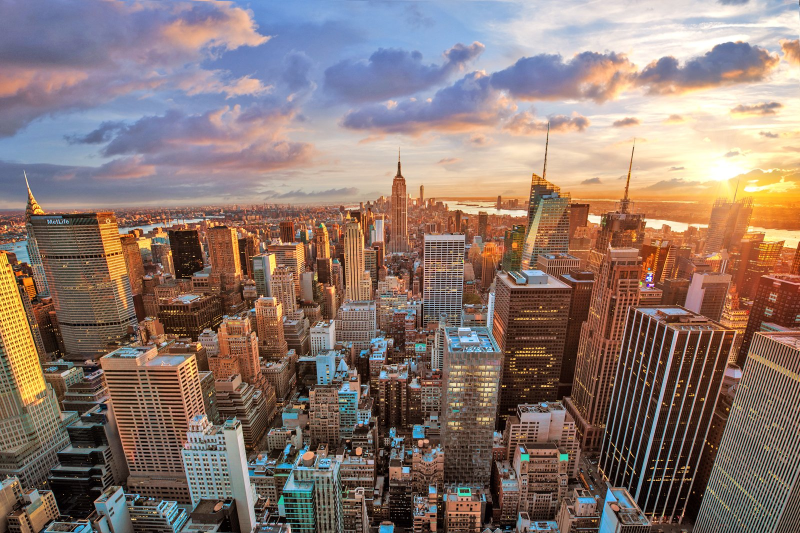
#> input picture Implement and test convolution operators using OpenCV/newyork.jpg, 1600 x 1066 px (shown at 1/2 size)
$ python newyork-.py
#> lines starting #> are read from the running program, lines starting #| are printed output that depends on the picture; after the words box and inside, x2 and y2 are one past the last pixel; in counts of white or black regions, pixels touching at a corner belong together
import cv2 as cv
import numpy as np

kernel = np.array([
  [-1, -1, -1],
  [-1, 8, -1],
  [-1, -1, -1]
])

image = cv.imread('newyork.jpg')
#> image is the input picture: shape (1066, 1600, 3); mean B, G, R 111.8, 119.3, 139
image = cv.cvtColor(image, cv.COLOR_BGR2GRAY)
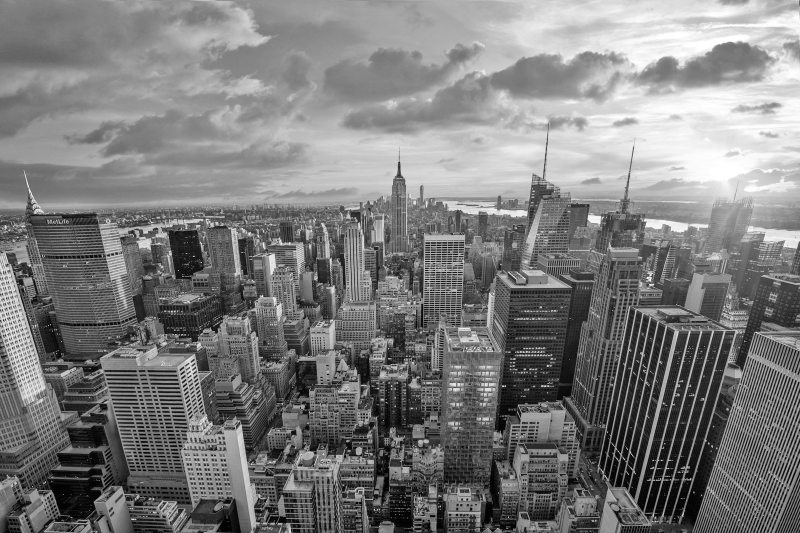
#> image: shape (1066, 1600) (shown at 1/2 size); min 0, max 255, mean 124.3
cv.imshow('image',image)
default = cv.filter2D(image,-1,kernel)
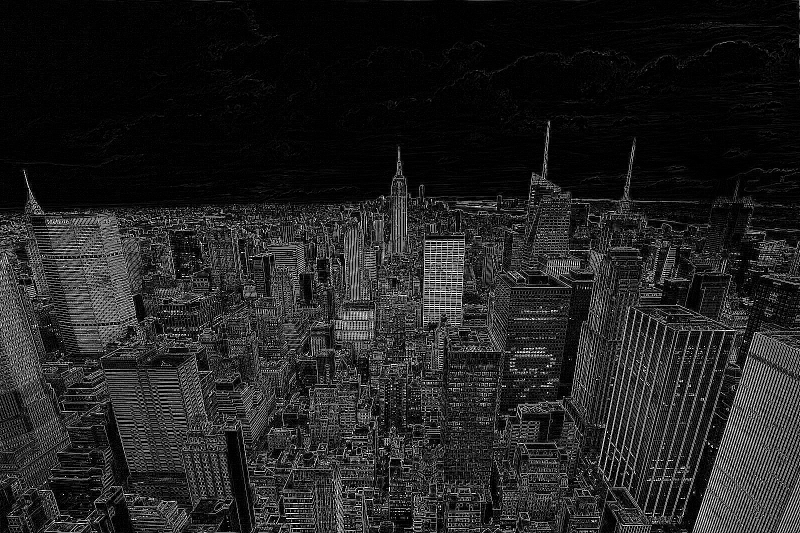
#> default: shape (1066, 1600) (shown at 1/2 size); min 0, max 255, mean 33.8
cv.imshow('default',default)

resulting_image = np.empty((1066,1600),np.uint8)
for row in range(1066):
  resulting_image[row][0] = image[row][0]
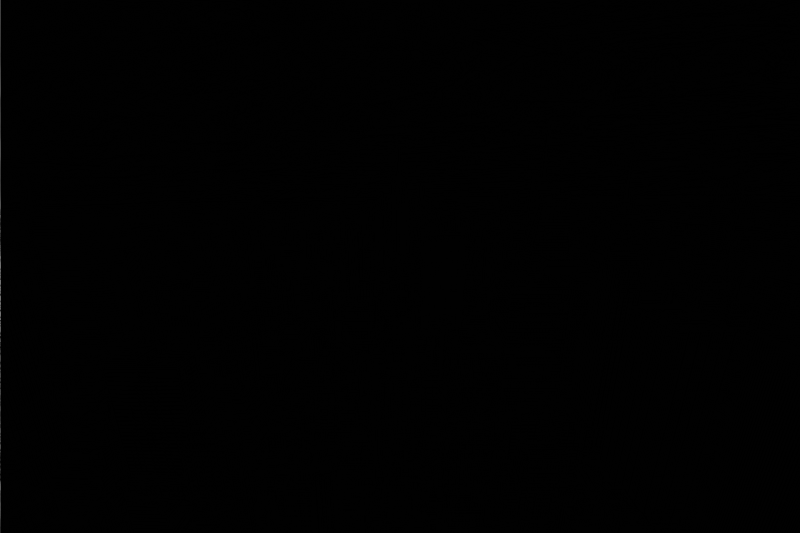
#> resulting_image: shape (1066, 1600) (shown at 1/2 size); min 0, max 232, mean 0.6
for row in range(1066):
  resulting_image[row][1599] = image[row][1599]
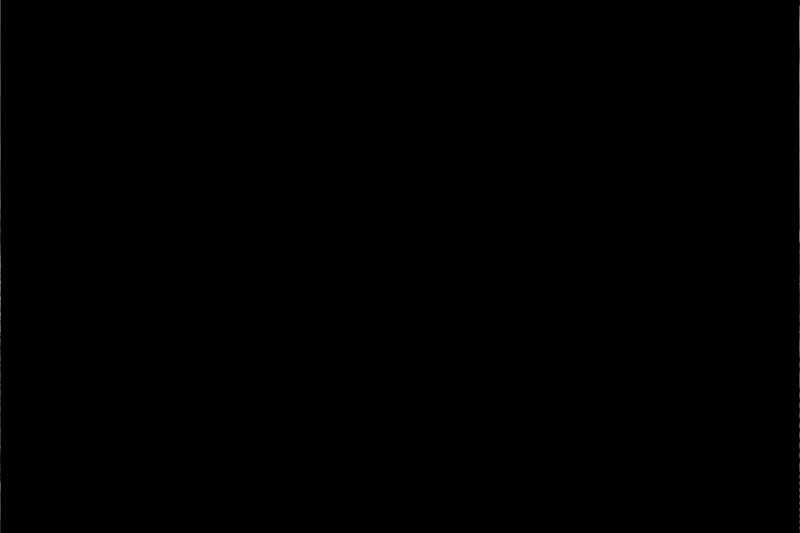
#> resulting_image: shape (1066, 1600) (shown at 1/2 size); 0.06% of pixels changed, all inside (x1, y1, x2, y2) = (1599, 0, 1600, 1066)
for col in range(1600):
  resulting_image[0][col] = image[0][col]
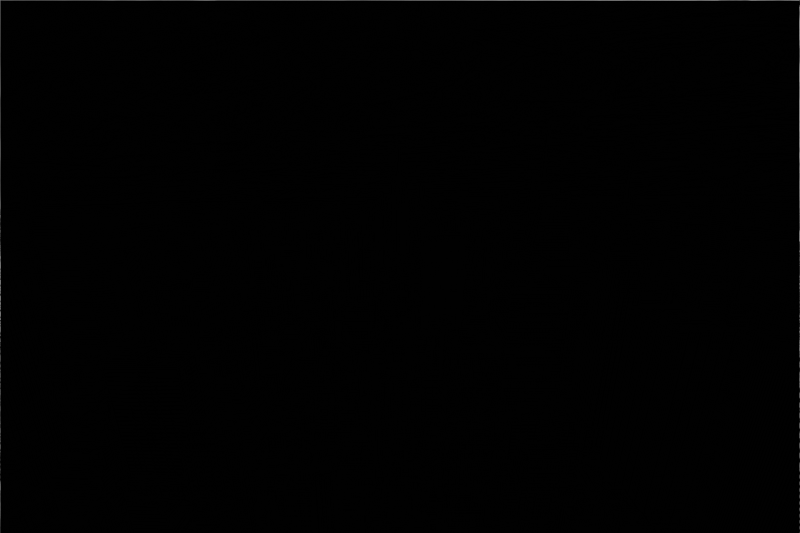
#> resulting_image: shape (1066, 1600) (shown at 1/2 size); 0.09% of pixels changed, all inside (x1, y1, x2, y2) = (1, 0, 1599, 1)
for row in range(1600):
  resulting_image[1065][col] = image[1065][col]

for row in range(1,1064):
  for col in range(1,1598):
    resulting_image[row][col] = image[row-1][col-1] * kernel[0][0] + image[row][col-1] * kernel[0][1] + image[row+1][col-1] * kernel[0][2] + image[row-1][col] * kernel[1][0] + image[row][col] * kernel[1][1] + image[row+1][col] * kernel[1][2] + image[row-1][col+1] * kernel[2][0] + image[row][col+1] * kernel[2][1] + image[row+1][col+1] * kernel[2][2]
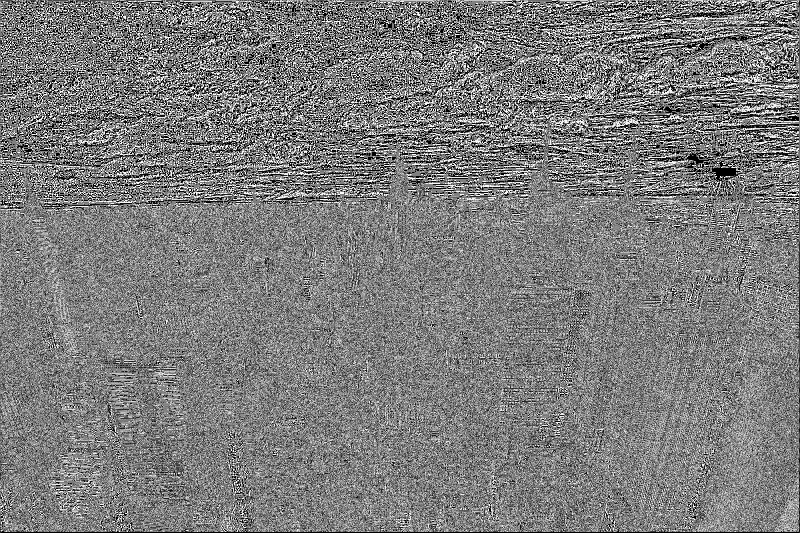
#> resulting_image: shape (1066, 1600) (shown at 1/2 size); min 0, max 255, mean 123.8

# [8 lines of commented-out code are left out]

cv.imshow('result',resulting_image)

cv.waitKey(0)
